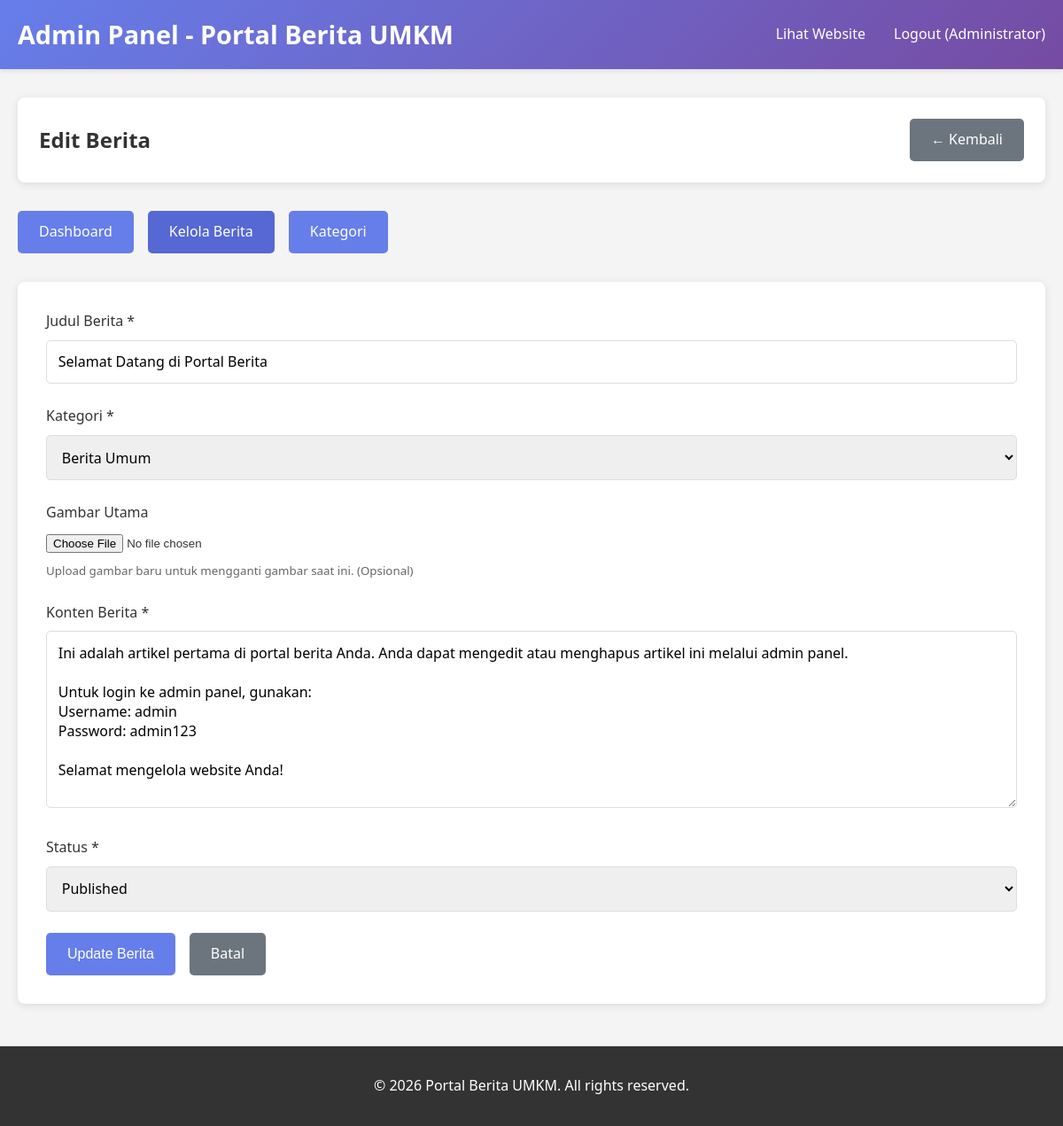
The page /admin/news-edit.php?id=1 (signed in) on the database its author committed.
### tables this page shows
CREATE TABLE IF NOT EXISTS news (
    id INT AUTO_INCREMENT PRIMARY KEY,
    judul VARCHAR(255) NOT NULL,
    slug VARCHAR(255) UNIQUE NOT NULL,
    konten TEXT NOT NULL,
    gambar VARCHAR(255),
    category_id INT,
    author_id INT,
    views INT DEFAULT 0,
    status ENUM('draft', 'published') DEFAULT 'draft',
    created_at TIMESTAMP DEFAULT CURRENT_TIMESTAMP,
    updated_at TIMESTAMP DEFAULT CURRENT_TIMESTAMP ON UPDATE CURRENT_TIMESTAMP,
    FOREIGN KEY (category_id) REFERENCES categories(id) ON DELETE SET NULL,
    FOREIGN KEY (author_id) REFERENCES users(id) ON DELETE SET NULL
);

CREATE TABLE IF NOT EXISTS categories (
    id INT AUTO_INCREMENT PRIMARY KEY,
    nama VARCHAR(100) NOT NULL,
    slug VARCHAR(100) UNIQUE NOT NULL,
    created_at TIMESTAMP DEFAULT CURRENT_TIMESTAMP
);

### admin/news-edit.php (the view, shortened to what this page needs)
<?php
require_once '../includes/config.php';
$id = isset($_GET['id']) ? (int)$_GET['id'] : 0;
$query = "SELECT * FROM news WHERE id = $id";
$result = $conn->query($query);
$news = $result->fetch_assoc();
$categories = $conn->query("SELECT * FROM categories ORDER BY nama ASC");
?>
<!DOCTYPE html>
<html lang="id">
<head>
    <link rel="stylesheet" href="../assets/css/style.css">
</head>
<body>
    <header>
        <div class="container">
            <h1><a href="index.php">Admin Panel - <?php echo SITE_NAME; ?></a></h1>
            <nav>
                <ul>
                    <li><a href="../index.php" target="_blank">Lihat Website</a></li>
                    <li><a href="logout.php">Logout (<?php echo $_SESSION['admin_name']; ?>)</a></li>
                </ul>
            </nav>
        </div>
    </header>
    <div class="admin-container">
        <div class="admin-header">
            <h2>Edit Berita</h2>
            <a href="news.php" class="btn btn-secondary">← Kembali</a>
        </div>
        <div class="admin-nav">
            <a href="index.php">Dashboard</a>
            <a href="news.php" class="active">Kelola Berita</a>
            <a href="categories.php">Kategori</a>
        </div>
        <div class="admin-content" style="margin-top: 2rem;">
            <form method="POST" enctype="multipart/form-data">
                <div class="form-group">
                    <label for="judul">Judul Berita *</label>
                    <input type="text" id="judul" name="judul" required
                           value="<?php echo htmlspecialchars($news['judul']); ?>">
                </div>
                <div class="form-group">
                    <label for="category_id">Kategori *</label>
                    <select id="category_id" name="category_id" required>
                        <?php while($cat = $categories->fetch_assoc()): ?>
                            <option value="<?php echo $cat['id']; ?>"
                                    <?php echo $cat['id'] == $news['category_id'] ? 'selected' : ''; ?>>
                                <?php echo $cat['nama']; ?>
                            </option>
                        <?php endwhile; ?>
                    </select>
                </div>
                <div class="form-group">
                    <label for="gambar">Gambar Utama</label>
                    <input type="file" id="gambar" name="gambar" accept="image/*">
                    <small style="color: #666; display: block; margin-top: 0.5rem;">
                        Upload gambar baru untuk mengganti gambar saat ini. (Opsional)
                    </small>
                </div>
                <div class="form-group">
                    <label for="konten">Konten Berita *</label>
                    <textarea id="konten" name="konten" required><?php echo htmlspecialchars($news['konten']); ?></textarea>
                </div>
                <div class="form-group">
                    <label for="status">Status *</label>
                    <select id="status" name="status" required>
                        <option value="published" <?php echo $news['status'] == 'published' ? 'selected' : ''; ?>>Published</option>
                    </select>
                </div>
                <div style="display: flex; gap: 1rem;">
                    <button type="submit" class="btn">Update Berita</button>
                    <a href="news.php" class="btn btn-secondary">Batal</a>
                </div>
            </form>
        </div>
    </div>
    <footer>
        <div class="container">
            <p>&copy; <?php echo date('Y'); ?> <?php echo SITE_NAME; ?>. All rights reserved.</p>
        </div>
    </footer>
</body>
</html>

### assets/css/style.css (style rules this page uses)
* { margin: 0; padding: 0; box-sizing: border-box; }
body { font-family: 'Segoe UI', Tahoma, Geneva, Verdana, sans-serif; line-height: 1.6; color: #333; background-color: #f4f4f4; }
a { text-decoration: none; color: inherit; }
.container { max-width: 1200px; margin: 0 auto; padding: 0 20px; }
header { background: linear-gradient(135deg, #667eea 0%, #764ba2 100%); color: white; padding: 1rem 0; box-shadow: 0 2px 5px rgba(0,0,0,0.1); }
header .container { display: flex; justify-content: space-between; align-items: center; }
header h1 { font-size: 1.8rem; }
header h1 a { color: white; }
nav ul { list-style: none; display: flex; gap: 2rem; }
nav a { color: white; font-weight: 500; transition: opacity 0.3s; }
.btn { display: inline-block; padding: 0.7rem 1.5rem; background: #667eea; color: white; border-radius: 5px; border: none; cursor: pointer; font-size: 1rem; transition: background 0.3s; }
.btn-secondary { background: #6c757d; }
footer { background: #333; color: white; text-align: center; padding: 2rem 0; margin-top: 3rem; }
.admin-container { max-width: 1400px; margin: 2rem auto; padding: 0 20px; }
.admin-header { background: white; padding: 1.5rem; border-radius: 8px; margin-bottom: 2rem; box-shadow: 0 2px 10px rgba(0,0,0,0.1); display: flex; justify-content: space-between; align-items: center; }
.admin-nav { display: flex; gap: 1rem; margin-top: 1rem; }
.admin-nav a { padding: 0.7rem 1.5rem; background: #667eea; color: white; border-radius: 5px; transition: background 0.3s; }
.admin-nav a:hover, .admin-nav a.active { background: #5568d3; }
.admin-content { background: white; padding: 2rem; border-radius: 8px; box-shadow: 0 2px 10px rgba(0,0,0,0.1); }
.form-group { margin-bottom: 1.5rem; }
.form-group label { display: block; margin-bottom: 0.5rem; font-weight: 500; color: #333; }
.form-group input[type="text"], .form-group input[type="email"], .form-group input[type="password"], .form-group select, .form-group textarea { width: 100%; padding: 0.8rem; border: 1px solid #ddd; border-radius: 5px; font-size: 1rem; font-family: inherit; }
.form-group textarea { min-height: 200px; resize: vertical; }

### rows shown on the page
news: judul "Selamat Datang di Portal Berita", category_id "Berita Umum", konten "Ini adalah artikel pertama di portal berita Anda. Anda dapat mengedit atau menghapus artikel ini melalui admin panel. Untuk login ke admin panel, gunakan: Username: admin Password: admin123 Selamat mengelola website Anda!", status "Published"

### other values the page prints
SITE_NAME "Portal Berita UMKM"
$_SESSION['admin_name'] "Administrator"
